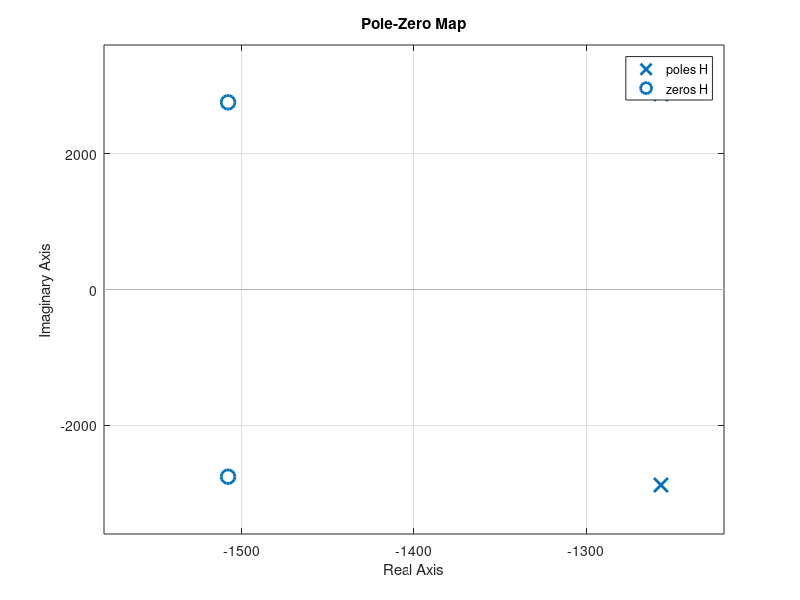

MATLAB code to generate this figure:
% peak filters

fs = 44100;
T = 1;
N = fs*T;
t = (0:N-1)*(1/fs);
fgrid = fs*(0:N-1)/N;
frequencies = [75, 600]';

fc = 500;
wc = 2*pi*fc;
Q_factor = 1.25;
V0 = 1.2;

b = [(1/wc)^2, (V0/Q_factor)/wc, 1];
a = [(1/wc)^2, (1/Q_factor)/wc, 1];

H = tf(b,a);
pzmap(H); grid on;